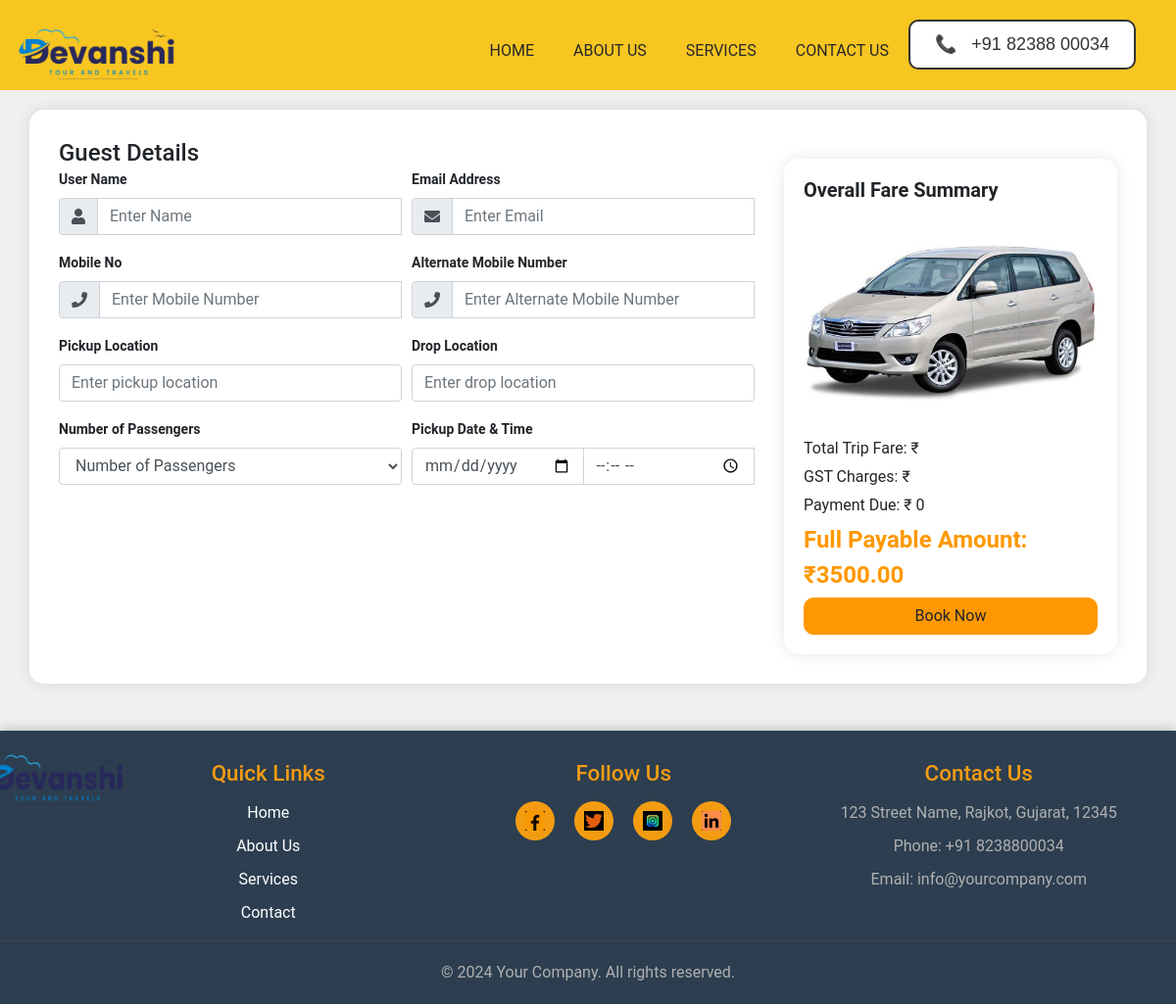
The page /checkout/2/ on the database its author committed.
### devanshi_taxi/models.py (models this page shows, shortened)
class Car(models.Model):
    name = models.CharField(max_length=100)
    image = models.ImageField(upload_to='car_images/')
    rate = models.DecimalField(max_digits=10, decimal_places=2)
    description = models.TextField()

class Cost(models.Model):
    car = models.ForeignKey(Car, on_delete=models.CASCADE)
    route = models.ForeignKey(Route, on_delete=models.CASCADE)
    total_fare = models.DecimalField(max_digits=10, decimal_places=2)
    extra_fare = models.DecimalField(max_digits=10, decimal_places=2, default=0)

### devanshi_taxi/views.py (the view)
# urls.py: path('checkout/', views.checkout, name='checkout'),
def checkout(request, car_id):
    cost_instance = get_object_or_404(Cost, id=car_id)
    car = cost_instance.car
    route = cost_instance.route
    total_fare = cost_instance.total_fare
    extra_fare = cost_instance.extra_fare
    return render(request, 'checkout.html', {
        'car': car,
        'route': route,
        'total_fare': total_fare,
        'extra_fare': extra_fare,
    })

### templates/checkout.html (shortened to what this page needs)
{% extends "base.html" %}
{% block body %}
{% load static %}
<!DOCTYPE html>
<html lang="en">
<head>
    <link rel="stylesheet" href="https://stackpath.bootstrapcdn.com/bootstrap/4.5.2/css/bootstrap.min.css">
    <link rel="stylesheet" href="https://cdnjs.cloudflare.com/ajax/libs/font-awesome/5.15.1/css/all.min.css">
    <link rel="stylesheet" href="https://code.jquery.com/ui/1.12.1/themes/base/jquery-ui.css">
</head>
<body>
<div class="container">
    <div class="row">
        <div class="col-md-8">
            <div class="box">
                <h4>Guest Details</h4>
                <form id="bookingForm" action="" method="post" novalidate>
                    <div class="form-row">
                        <div class="form-group col-md-6">
                            <label for="username">User Name</label>
                            <div class="input-group">
                                <div class="input-group-prepend">
                                    <span class="input-group-text"><i class="fa fa-user"></i></span>
                                </div>
                                <input type="text" class="form-control" id="username" name="username" placeholder="Enter Name" required pattern="[A-Za-z\s]+">
                            </div>
                        </div>
                        <div class="form-group col-md-6">
                            <label for="email">Email Address</label>
                            <div class="input-group">
                                <div class="input-group-prepend">
                                    <span class="input-group-text"><i class="fa fa-envelope"></i></span>
                                </div>
                                <input type="email" class="form-control" id="email" name="email" placeholder="Enter Email" required>
                            </div>
                        </div>
                    </div>
                    <div class="form-row">
                        <div class="form-group col-md-6">
                            <label for="mobile">Mobile No</label>
                            <div class="input-group">
                                <div class="input-group-prepend">
                                    <span class="input-group-text"><i class="fa fa-phone"></i></span>
                                </div>
                                <input type="text" class="form-control" id="mobile" name="mobile" placeholder="Enter Mobile Number" required pattern="\d{10}">
                            </div>
                        </div>
                        <div class="form-group col-md-6">
                            <label for="alt_mobile">Alternate Mobile Number</label>
                            <div class="input-group">
                                <div class="input-group-prepend">
                                    <span class="input-group-text"><i class="fa fa-phone"></i></span>
                                </div>
                                <input type="text" class="form-control" id="alt_mobile" name="alt_mobile" placeholder="Enter Alternate Mobile Number" pattern="\d{10}">
                            </div>
                        </div>
                    </div>
                    <div class="form-row">
                        <div class="form-group col-md-6">
                            <label for="pickup">Pickup Location</label>
                            <input type="text" class="form-control" id="pickup" name="pickup" placeholder="Enter pickup location" required>
                        </div>
                        <div class="form-group col-md-6">
                            <label for="drop">Drop Location</label>
                            <input type="text" class="form-control" id="drop" name="drop" placeholder="Enter drop location" required>
                        </div>
                    </div>
                    <div class="form-row">
                        <div class="form-group col-md-6">
                            <label for="num_passengers">Number of Passengers</label>
                            <select class="form-control" id="num_passengers" name="num_passengers" required>
                                <option value="" disabled selected>Number of Passengers</option>
                            </select>
                        </div>
                        <div class="form-group col-md-6">
                            <label for="pickup_date_time">Pickup Date & Time</label>
                            <div class="input-group">
                                <input type="date" class="form-control" id="pickup_date" name="pickup_date" required>
                                <input type="time" class="form-control" id="pickup_time" name="pickup_time" required>
                            </div>
                        </div>
                    </div>
                </form>
            </div>
        </div>
        <div class="col-md-4">
            <div class="summary-box">
                <h4>Overall Fare Summary</h4>
                <img src="{{ car.image.url }}" class="summary-image" alt="Car Image">
                <p>Total Trip Fare: ₹</p>
                <p>GST Charges: ₹{{ gst }}</p>
                <p>Payment Due: ₹ 0 </p>
                <p class="total-amount">Full Payable Amount: ₹{{ total_fare }}</p>
                <a href="{% url 'success' %}" class="btn btn-warning btn-block">Book Now</a>
            </div>
        </div>
    </div>
</div>
</body>
</html>
{% endblock body %}

### static/css/style.css (style rules this page uses)
html { overflow-x: hidden; }
body { font-family: "Poppins", sans-serif; color: #0c0c0c; background-color: #ffffff; }
a, a:hover, a:focus { text-decoration: none; }
.btn, .btn:focus { outline: none !important; -webkit-box-shadow: none; box-shadow: none; }

### static/css/responsive.css (style rules this page uses)
@media (min-width: 1200px) { .container { max-width: 1170px; } }

### templates/checkout.html (style rules this page uses)
body { background-color: #f0f0f0; font-family: 'Roboto', sans-serif; }
.container { background-color: #fff; border-radius: 15px; padding: 30px; box-shadow: 0 0 15px rgba(0, 0, 0, 0.1); margin-top: 20px; }
.input-group-text { background-color: #e9ecef; border-color: #ced4da; }
.input-group-prepend { margin-right: -1px; }
.btn-warning { background-color: #ff9800; border-color: #ff9800; border-radius: 10px; }
.summary-box { background-color: #fff; border-radius: 15px; box-shadow: 0 0 15px rgba(0, 0, 0, 0.1); padding: 20px; margin-top: 20px; }
.summary-box h4 { font-size: 20px; font-weight: bold; margin-bottom: 15px; }
.summary-box p { margin-bottom: 5px; }
.summary-box .total-amount { font-size: 24px; font-weight: bold; color: #ff9800; }
.form-group label { font-size: 14px; font-weight: bold; }
.summary-image { width: 100%; height: auto; border-radius: 10px; margin-bottom: 15px; }

### templates/base.html (style rules this page uses)
body, h1, h2, h3, h4, h5, h6, p, ul, li, a { margin: 0; padding: 0; box-sizing: border-box; }

### rows shown on the page
Car: image (picture)
Cost: total_fare "3500.00"
